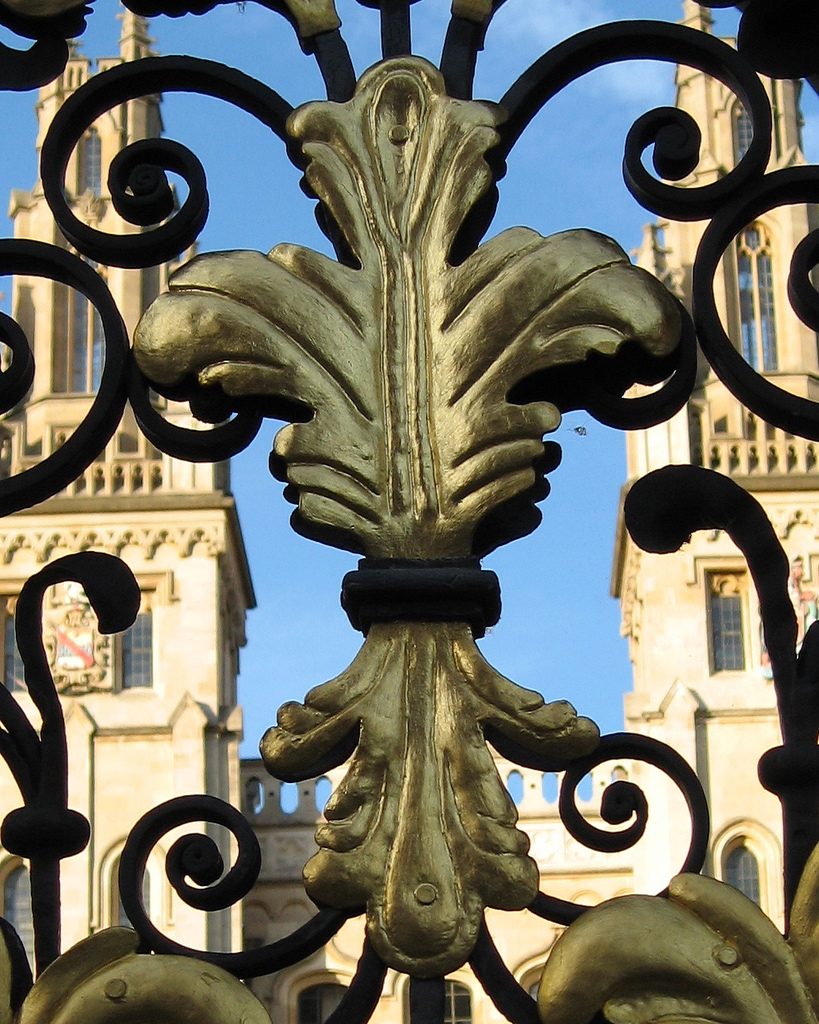
#> input picture oxford_000546.jpg, 819 x 1024 px, given as the content of the folder /home/thua/git/Instance-Search/oxford/images, which was not available
$ python DoAn.py oxford_000546.jpg
#> lines starting #> are read from the running program, lines starting #| are printed output that depends on the picture; pictures that were not available may be replaced by others from this repository, and a replacement may not be noted
import numpy as np
import cv2
from sklearn.cluster import KMeans
import os
import pickle
from sklearn.externals import joblib
from scipy import spatial
import sys

dataset_path = "/home/thua/git/Instance-Search/oxford/images"
model_path = '/home/thua/TVTTDPT/DoAn/'
all_feature_list = []
all_feature_array = np.array([])
vocabulary_len = 100
file_feature_list = []
bag_of_words = []
sift = cv2.xfeatures2d.SIFT_create()
#---------------------------------------
###Computing SIFT features
if not os.path.isfile(model_path+"all_feature_array.data"):
        print("Computing sift feature...")
        for filename in os.listdir(dataset_path):
                img = cv2.imread(os.path.join(dataset_path, filename), 0)
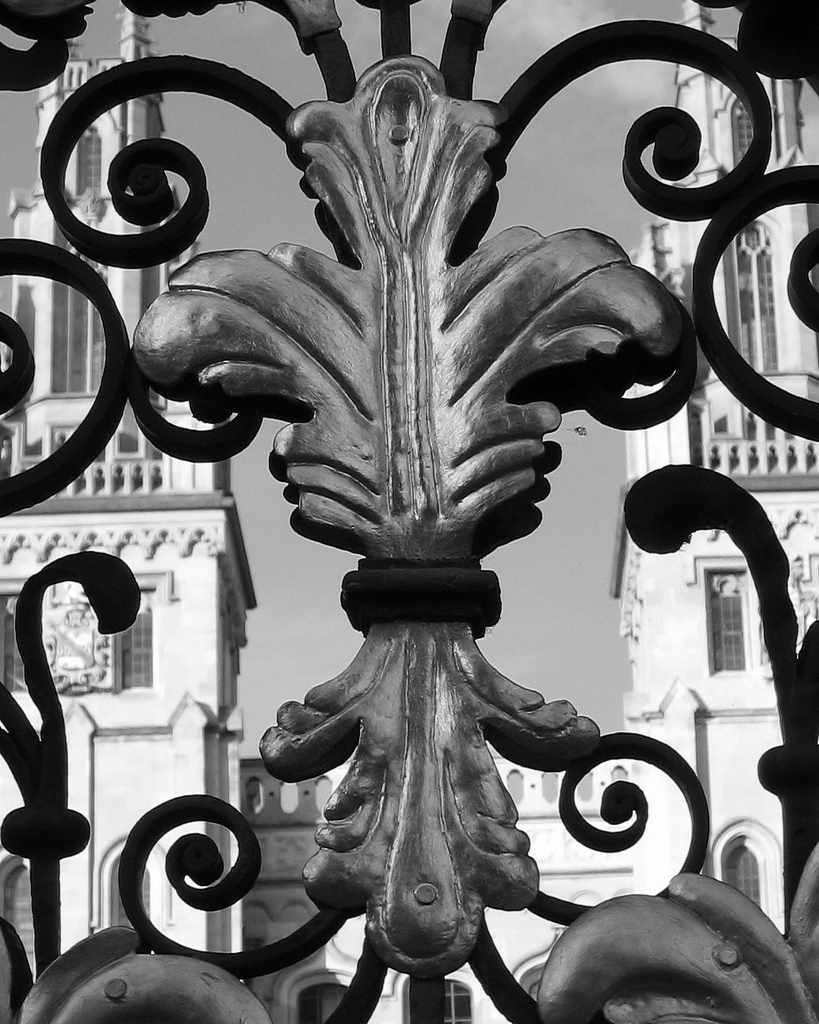
#> img: shape (1024, 819); min 0, max 255, mean 112.4

                kp = sift.detect(img, None)
#> kp = 3292 keypoints; strongest (x, y, size): (152, 952, 2.1), (188, 880, 5.5), (26, 862, 5), (180, 415, 19.3)
                kp, des = sift.compute(img, kp)
                file_feature_list.append((filename, des))
                for kp_feature in des:
                        all_feature_list.append(kp_feature)
#> after the loop, all_feature_list = 3292 items
                #print(des)
        all_feature_array = np.array(all_feature_list)
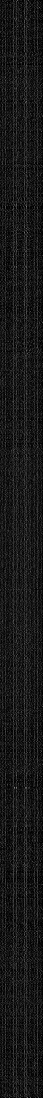
#> all_feature_array: shape (3292, 128) float32 (shown at 1/3 size); min 0, max 219, mean 24
        pickle.dump(all_feature_array, open(model_path+"all_feature_array.data", "wb"))
        pickle.dump(file_feature_list, open(model_path+"file_feature_list.data", "wb"))
else:
        print("Load all_feature_array(sift feature) file...")
        all_feature_array = pickle.load(open(model_path+"all_feature_array.data", "rb"))
        file_feature_list = pickle.load(open(model_path+"file_feature_list.data", "rb"))
print("Sift features array:")
print(all_feature_array)
#> (printed output is left out)
#-------------------------------------------
###KMeans clustering
kmeans = KMeans(n_clusters=vocabulary_len)
if not os.path.isfile(model_path+"kmeans.model"):
        print("Computing KMeans...")
        kmeans = kmeans.fit(all_feature_array)
        joblib.dump(kmeans, model_path+"kmeans.model")
else:
        print("Load KMeans...")
        kmeans = joblib.load(model_path+"kmeans.model")
#print(kmeans.predict([all_feature_array[0], all_feature_array[1], all_feature_array[2]]))
#print("KMeans Centers:")
#print(kmeans.cluster_centers_)
#---------------------------
###Computing bag of words
for file_list in file_feature_list:
        tmp = np.zeros((vocabulary_len), dtype=int)
        for predict in kmeans.predict(file_list[1]):
                tmp[predict] = tmp[predict] + 1
        bag_of_words.append((file_list[0], tmp))
#> this loop made 1 pass
#> after the loop, bag_of_words = 1 item
print(bag_of_words)
#| [('oxford_000546.jpg', array([49, 87, 41, 19, 22, 21, 27, 68, 42, 33, 31, 29, 50, 20, 24, 58, 58,
#|        37, 24, 33, 36, 33, 27, 33, 22, 28, 61, 28, 33, 32, 31, 23, 25, 27,
#|        24, 45, 47, 27, 25, 34, 45, 36, 22, 30, 20, 69, 36, 31, 19, 26, 79,
#|        23, 43, 25, 33, 35, 18, 40, 27, 36, 12, 24, 22, 39, 27, 18, 29, 25,
#|        37, 50, 48, 19, 21, 35, 31, 45, 13, 34, 17, 55, 34, 24, 36, 15, 33,
#|        29, 21, 30, 38, 50, 27, 21, 26, 43, 25, 24, 22, 34, 24, 28]))]
#---------------------------
#query_img = cv2.imread("./Dataset/0817.png", 0)
query_img = cv2.imread(sys.argv[1], 0)
kp, des = sift.detectAndCompute(query_img, None)
query_vector = np.zeros((vocabulary_len), dtype=int)
#> query_vector = 100 values from 0 to 0
for predict in  kmeans.predict(des):
        query_vector[predict] = query_vector[predict] + 1
#> this loop made 3292 passes
#> predict on passes 1 to 3: 79, 54, 74
#> after the loop, query_vector = 100 values, max 87 at index 1, min 12 at index 60, mean 32.92

#----------------------------
angle_best = spatial.distance.cosine(query_vector, bag_of_words[0][1])
#> angle_best = 0
angle_list = []
for item in bag_of_words[1:]:
        angle = spatial.distance.cosine(query_vector, item[1])
        angle_list.append((angle, item[0]))
#> this loop made 0 passes
#> after the loop, angle_list = []
print(angle_list)
angle_list.sort(key=lambda x: x[0])
print(angle_list[0:10])
#> (the run stopped early here; a loop or call above may not have finished)
